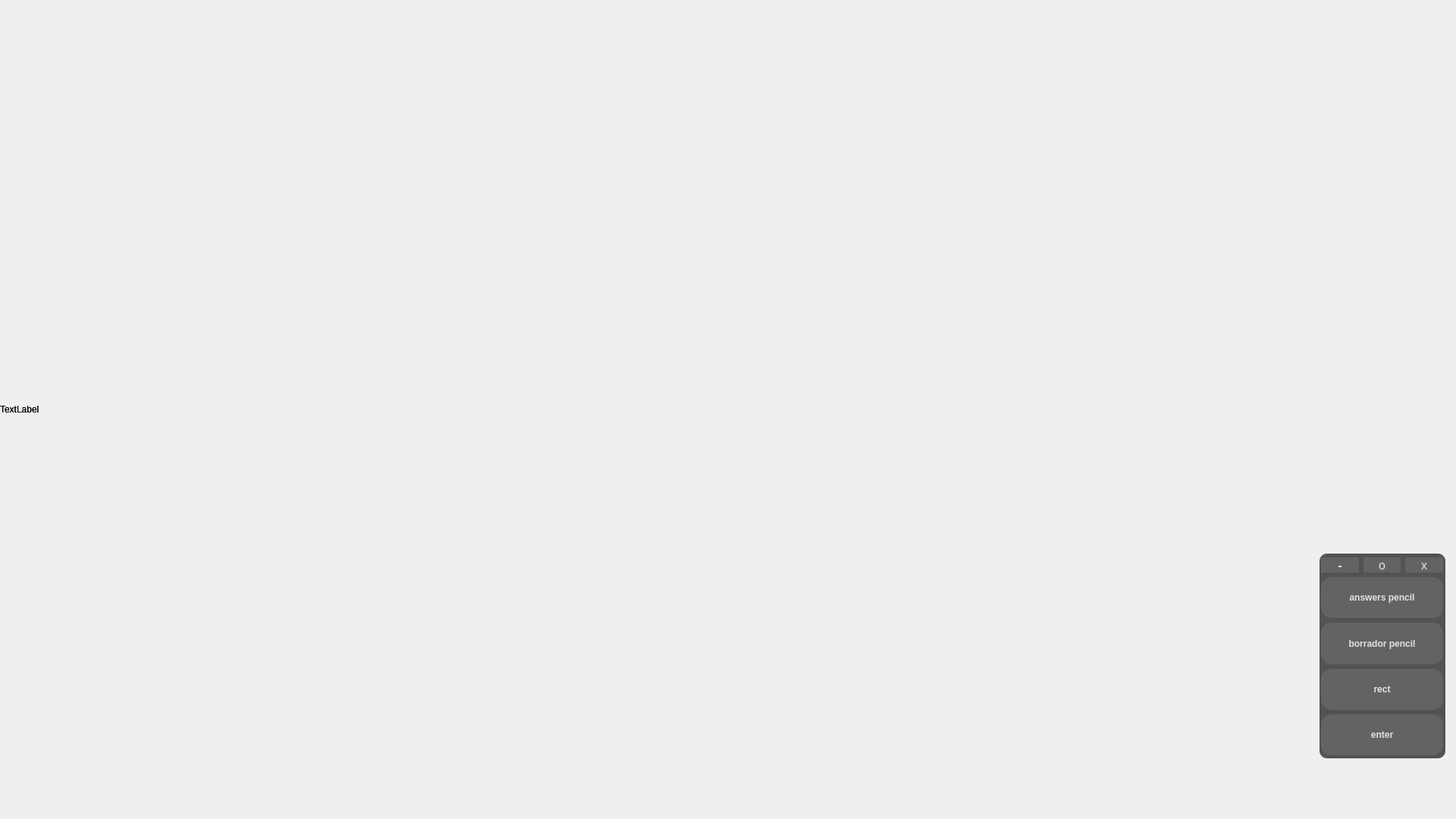
<?xml version="1.0" encoding="UTF-8"?>
<ui version="4.0">
 <class>Form</class>
 <widget class="QWidget" name="Form">
  <property name="geometry">
   <rect>
    <x>0</x>
    <y>0</y>
    <width>1920</width>
    <height>1080</height>
   </rect>
  </property>
  <property name="windowTitle">
   <string>Form</string>
  </property>
  <widget class="QLabel" name="fondo">
   <property name="geometry">
    <rect>
     <x>0</x>
     <y>0</y>
     <width>1920</width>
     <height>1080</height>
    </rect>
   </property>
   <property name="text">
    <string>TextLabel</string>
   </property>
  </widget>
  <widget class="QLabel" name="frente">
   <property name="geometry">
    <rect>
     <x>0</x>
     <y>0</y>
     <width>1920</width>
     <height>1080</height>
    </rect>
   </property>
   <property name="text">
    <string>TextLabel</string>
   </property>
  </widget>
  <widget class="QWidget" name="verticalLayoutWidget">
   <property name="geometry">
    <rect>
     <x>1742</x>
     <y>735</y>
     <width>161</width>
     <height>261</height>
    </rect>
   </property>
   <layout class="QVBoxLayout" name="verticalLayout" stretch="0,1,1,1,1">
    <item>
     <layout class="QHBoxLayout" name="horizontalLayout_2">
      <property name="sizeConstraint">
       <enum>QLayout::SetFixedSize</enum>
      </property>
      <item>
       <widget class="QPushButton" name="min_button">
        <property name="sizePolicy">
         <sizepolicy hsizetype="Minimum" vsizetype="Ignored">
          <horstretch>0</horstretch>
          <verstretch>0</verstretch>
         </sizepolicy>
        </property>
        <property name="font">
         <font>
          <pointsize>12</pointsize>
          <weight>75</weight>
          <bold>true</bold>
         </font>
        </property>
        <property name="styleSheet">
         <string notr="true">QPushButton{
	background-color: rgb(99, 99, 99);
	color:rgba(255, 255, 255, 210);
	border-radius:14%;
}
QPushButton:hover{
	background-color: rgb(110,110,110);
}
QPushButton:pressed{
	background-color:rgba(80, 80, 80, 80);
}
QPushButton:disabled{
	background-color: rgb(210, 210, 210);
	color: rgbrgb(99, 99, 99);
}</string>
        </property>
        <property name="text">
         <string>-</string>
        </property>
       </widget>
      </item>
      <item>
       <widget class="QPushButton" name="config_button">
        <property name="sizePolicy">
         <sizepolicy hsizetype="Minimum" vsizetype="Minimum">
          <horstretch>0</horstretch>
          <verstretch>0</verstretch>
         </sizepolicy>
        </property>
        <property name="minimumSize">
         <size>
          <width>0</width>
          <height>20</height>
         </size>
        </property>
        <property name="font">
         <font>
          <pointsize>12</pointsize>
          <weight>50</weight>
          <bold>false</bold>
         </font>
        </property>
        <property name="styleSheet">
         <string notr="true">QPushButton{
	background-color: rgb(99, 99, 99);
	color:rgba(255, 255, 255, 210);
	border-radius:14%;
}
QPushButton:hover{
	background-color: rgb(110,110,110);
}
QPushButton:pressed{
	background-color:rgba(80, 80, 80, 80);
}
QPushButton:disabled{
	background-color: rgb(210, 210, 210);
	color: rgbrgb(99, 99, 99);
}</string>
        </property>
        <property name="text">
         <string>o</string>
        </property>
       </widget>
      </item>
      <item>
       <widget class="QPushButton" name="exit_button">
        <property name="sizePolicy">
         <sizepolicy hsizetype="Minimum" vsizetype="Minimum">
          <horstretch>0</horstretch>
          <verstretch>0</verstretch>
         </sizepolicy>
        </property>
        <property name="minimumSize">
         <size>
          <width>0</width>
          <height>20</height>
         </size>
        </property>
        <property name="font">
         <font>
          <family>Microsoft Sans Serif</family>
          <pointsize>12</pointsize>
          <weight>50</weight>
          <bold>false</bold>
         </font>
        </property>
        <property name="styleSheet">
         <string notr="true">QPushButton{
	background-color: rgb(99, 99, 99);
	color:rgba(255, 255, 255, 210);
	border-radius:14%;
}
QPushButton:hover{
	background-color: rgb(110,110,110);
}
QPushButton:pressed{
	background-color:rgba(80, 80, 80, 80);
}
QPushButton:disabled{
	background-color: rgb(210, 210, 210);
	color: rgbrgb(99, 99, 99);
}</string>
        </property>
        <property name="text">
         <string>x</string>
        </property>
       </widget>
      </item>
     </layout>
    </item>
    <item>
     <widget class="QPushButton" name="answer_pencil_button">
      <property name="sizePolicy">
       <sizepolicy hsizetype="Minimum" vsizetype="Fixed">
        <horstretch>0</horstretch>
        <verstretch>0</verstretch>
       </sizepolicy>
      </property>
      <property name="maximumSize">
       <size>
        <width>10000</width>
        <height>30000</height>
       </size>
      </property>
      <property name="font">
       <font>
        <pointsize>9</pointsize>
        <weight>75</weight>
        <bold>true</bold>
       </font>
      </property>
      <property name="layoutDirection">
       <enum>Qt::LeftToRight</enum>
      </property>
      <property name="styleSheet">
       <string notr="true">QPushButton{
	background-color: rgb(99, 99, 99);
	color:rgba(255, 255, 255, 210);
	border-radius:14%;
}
QPushButton:hover{
	background-color: rgb(110,110,110);
}
QPushButton:pressed{
	background-color:rgba(80, 80, 80, 80);
}
QPushButton:disabled{
	background-color: rgb(210, 210, 210);
	color: rgbrgb(99, 99, 99);
}</string>
      </property>
      <property name="text">
       <string>answers pencil</string>
      </property>
     </widget>
    </item>
    <item>
     <widget class="QPushButton" name="borrador_button">
      <property name="sizePolicy">
       <sizepolicy hsizetype="Minimum" vsizetype="Fixed">
        <horstretch>0</horstretch>
        <verstretch>0</verstretch>
       </sizepolicy>
      </property>
      <property name="maximumSize">
       <size>
        <width>10000</width>
        <height>3000</height>
       </size>
      </property>
      <property name="font">
       <font>
        <pointsize>9</pointsize>
        <weight>75</weight>
        <bold>true</bold>
       </font>
      </property>
      <property name="layoutDirection">
       <enum>Qt::LeftToRight</enum>
      </property>
      <property name="styleSheet">
       <string notr="true">QPushButton{
	background-color: rgb(99, 99, 99);
	color:rgba(255, 255, 255, 210);
	border-radius:14%;
}

QPushButton:hover{
	background-color: rgb(110,110,110);
}

QPushButton:pressed{
	background-color:rgba(80, 80, 80, 80);

}
QPushButton:disabled{
	background-color: rgb(210, 210, 210);
	color: rgbrgb(99, 99, 99);

}</string>
      </property>
      <property name="text">
       <string>borrador pencil</string>
      </property>
     </widget>
    </item>
    <item>
     <widget class="QPushButton" name="rect_button">
      <property name="sizePolicy">
       <sizepolicy hsizetype="Minimum" vsizetype="Fixed">
        <horstretch>0</horstretch>
        <verstretch>0</verstretch>
       </sizepolicy>
      </property>
      <property name="maximumSize">
       <size>
        <width>10000</width>
        <height>3000</height>
       </size>
      </property>
      <property name="font">
       <font>
        <pointsize>9</pointsize>
        <weight>75</weight>
        <bold>true</bold>
       </font>
      </property>
      <property name="layoutDirection">
       <enum>Qt::LeftToRight</enum>
      </property>
      <property name="styleSheet">
       <string notr="true">QPushButton{
	background-color: rgb(99, 99, 99);
	color:rgba(255, 255, 255, 210);
	border-radius:14%;
}

QPushButton:hover{
	background-color: rgb(110,110,110);
}

QPushButton:pressed{
	background-color:rgb(85, 170, 127);
}
</string>
      </property>
      <property name="text">
       <string>rect</string>
      </property>
     </widget>
    </item>
    <item>
     <widget class="QPushButton" name="enter_button">
      <property name="sizePolicy">
       <sizepolicy hsizetype="Maximum" vsizetype="Maximum">
        <horstretch>0</horstretch>
        <verstretch>0</verstretch>
       </sizepolicy>
      </property>
      <property name="maximumSize">
       <size>
        <width>10000</width>
        <height>3000</height>
       </size>
      </property>
      <property name="font">
       <font>
        <pointsize>9</pointsize>
        <weight>75</weight>
        <bold>true</bold>
       </font>
      </property>
      <property name="layoutDirection">
       <enum>Qt::LeftToRight</enum>
      </property>
      <property name="styleSheet">
       <string notr="true">QPushButton{
	background-color: rgb(99, 99, 99);
	color:rgba(255, 255, 255, 210);
	border-radius:14%;
}

QPushButton:hover{
	background-color: rgb(110,110,110);
}

QPushButton:pressed{
	background-color:rgb(255, 176, 17);
}
</string>
      </property>
      <property name="text">
       <string>enter</string>
      </property>
     </widget>
    </item>
   </layout>
  </widget>
  <widget class="QLabel" name="label">
   <property name="geometry">
    <rect>
     <x>1740</x>
     <y>730</y>
     <width>166</width>
     <height>270</height>
    </rect>
   </property>
   <property name="styleSheet">
    <string notr="true">background-color:rgb(83, 83, 83);
border-radius: 10%;
</string>
   </property>
   <property name="text">
    <string/>
   </property>
  </widget>
  <zorder>fondo</zorder>
  <zorder>frente</zorder>
  <zorder>label</zorder>
  <zorder>verticalLayoutWidget</zorder>
 </widget>
 <resources/>
 <connections/>
</ui>
